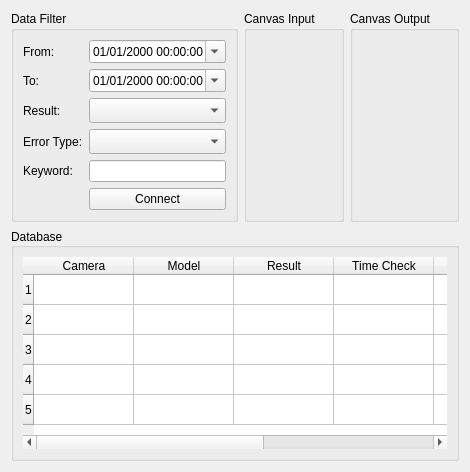
      <widget class="QWidget" name="tab_database">
       <attribute name="title">
        <string>Database</string>
       </attribute>
       <layout class="QGridLayout" name="gridLayoutDatabase" rowstretch="2,3" columnstretch="2,3,3" rowminimumheight="0,0">
        <item row="0" column="0">
         <widget class="QGroupBox" name="groupBox">
          <property name="title">
           <string>Data Filter</string>
          </property>
          <layout class="QGridLayout" name="gridLayoutDataFilter" rowstretch="0,0,0,0,0,0,0" columnstretch="2,3">
           <item row="5" column="0">
            <widget class="QLabel" name="label_keyword">
             <property name="text">
              <string>Keyword:</string>
             </property>
             <property name="alignment">
              <set>Qt::AlignLeading|Qt::AlignLeft|Qt::AlignVCenter</set>
             </property>
            </widget>
           </item>
           <item row="5" column="1">
            <widget class="QLineEdit" name="line_keyword"/>
           </item>
           <item row="3" column="0">
            <widget class="QLabel" name="label_result_type">
             <property name="layoutDirection">
              <enum>Qt::LeftToRight</enum>
             </property>
             <property name="text">
              <string>Result:</string>
             </property>
             <property name="alignment">
              <set>Qt::AlignLeading|Qt::AlignLeft|Qt::AlignVCenter</set>
             </property>
            </widget>
           </item>
           <item row="3" column="1">
            <widget class="QComboBox" name="combo_result_type">
             <property name="minimumSize">
              <size>
               <width>0</width>
               <height>25</height>
              </size>
             </property>
             <property name="layoutDirection">
              <enum>Qt::LeftToRight</enum>
             </property>
            </widget>
           </item>
           <item row="4" column="0">
            <widget class="QLabel" name="label_error_type">
             <property name="text">
              <string>Error Type:</string>
             </property>
             <property name="alignment">
              <set>Qt::AlignLeading|Qt::AlignLeft|Qt::AlignVCenter</set>
             </property>
            </widget>
           </item>
           <item row="4" column="1">
            <widget class="QComboBox" name="combo_error_type">
             <property name="minimumSize">
              <size>
               <width>0</width>
               <height>25</height>
              </size>
             </property>
            </widget>
           </item>
           <item row="6" column="1">
            <widget class="QPushButton" name="btn_connect_database">
             <property name="text">
              <string>Connect</string>
             </property>
            </widget>
           </item>
           <item row="1" column="1">
            <widget class="QDateTimeEdit" name="date_time_from">
             <property name="minimumDate">
              <date>
               <year>1755</year>
               <month>1</month>
               <day>1</day>
              </date>
             </property>
             <property name="displayFormat">
              <string>dd/MM/yyyy hh:mm:ss</string>
             </property>
             <property name="calendarPopup">
              <bool>true</bool>
             </property>
            </widget>
           </item>
           <item row="2" column="1">
            <widget class="QDateTimeEdit" name="date_time_to">
             <property name="minimumDate">
              <date>
               <year>1755</year>
               <month>1</month>
               <day>1</day>
              </date>
             </property>
             <property name="displayFormat">
              <string>dd/MM/yyyy hh:mm:ss</string>
             </property>
             <property name="calendarPopup">
              <bool>true</bool>
             </property>
            </widget>
           </item>
           <item row="1" column="0">
            <widget class="QLabel" name="label_date_time_from">
             <property name="sizePolicy">
              <sizepolicy hsizetype="Preferred" vsizetype="Preferred">
               <horstretch>0</horstretch>
               <verstretch>0</verstretch>
              </sizepolicy>
             </property>
             <property name="minimumSize">
              <size>
               <width>0</width>
               <height>10</height>
              </size>
             </property>
             <property name="text">
              <string>From:</string>
             </property>
            </widget>
           </item>
           <item row="2" column="0">
            <widget class="QLabel" name="label_date_time_to">
             <property name="text">
              <string>To:</string>
             </property>
            </widget>
           </item>
          </layout>
         </widget>
        </item>
        <item row="0" column="1">
         <widget class="QGroupBox" name="groupBoxCanvasInput">
          <property name="title">
           <string>Canvas Input</string>
          </property>
          <layout class="QVBoxLayout" name="verticalLayoutCanvasInput"/>
         </widget>
        </item>
        <item row="0" column="2">
         <widget class="QGroupBox" name="groupBoxCanvasOutput">
          <property name="title">
           <string>Canvas Output</string>
          </property>
          <layout class="QVBoxLayout" name="verticalLayoutCanvasOutput"/>
         </widget>
        </item>
        <item row="1" column="0" colspan="3">
         <widget class="QGroupBox" name="groupBoxDatabase">
          <property name="layoutDirection">
           <enum>Qt::LeftToRight</enum>
          </property>
          <property name="title">
           <string>Database</string>
          </property>
          <property name="alignment">
           <set>Qt::AlignLeading|Qt::AlignLeft|Qt::AlignVCenter</set>
          </property>
          <layout class="QVBoxLayout" name="verticalLayoutDatabase">
           <item>
            <widget class="QTableWidget" name="table_widget_database">
             <property name="enabled">
              <bool>true</bool>
             </property>
             <property name="sizePolicy">
              <sizepolicy hsizetype="Preferred" vsizetype="Preferred">
               <horstretch>0</horstretch>
               <verstretch>0</verstretch>
              </sizepolicy>
             </property>
             <property name="frameShape">
              <enum>QFrame::NoFrame</enum>
             </property>
             <property name="frameShadow">
              <enum>QFrame::Sunken</enum>
             </property>
             <property name="lineWidth">
              <number>1</number>
             </property>
             <property name="selectionMode">
              <enum>QAbstractItemView::ExtendedSelection</enum>
             </property>
             <property name="textElideMode">
              <enum>Qt::ElideLeft</enum>
             </property>
             <property name="sortingEnabled">
              <bool>false</bool>
             </property>
             <property name="cornerButtonEnabled">
              <bool>true</bool>
             </property>
             <row>
              <property name="text">
               <string>1</string>
              </property>
             </row>
             <row>
              <property name="text">
               <string>2</string>
              </property>
             </row>
             <row>
              <property name="text">
               <string>3</string>
              </property>
             </row>
             <row>
              <property name="text">
               <string>4</string>
              </property>
             </row>
             <row>
              <property name="text">
               <string>5</string>
              </property>
             </row>
             <column>
              <property name="text">
               <string>Camera</string>
              </property>
             </column>
             <column>
              <property name="text">
               <string>Model</string>
              </property>
             </column>
             <column>
              <property name="text">
               <string>Result</string>
              </property>
             </column>
             <column>
              <property name="text">
               <string>Time Check</string>
              </property>
             </column>
             <column>
              <property name="text">
               <string>Image Path</string>
              </property>
             </column>
             <column>
              <property name="text">
               <string>Code</string>
              </property>
             </column>
             <column>
              <property name="text">
               <string>Error Type</string>
              </property>
             </column>
            </widget>
           </item>
          </layout>
         </widget>
        </item>
       </layout>
      </widget>
